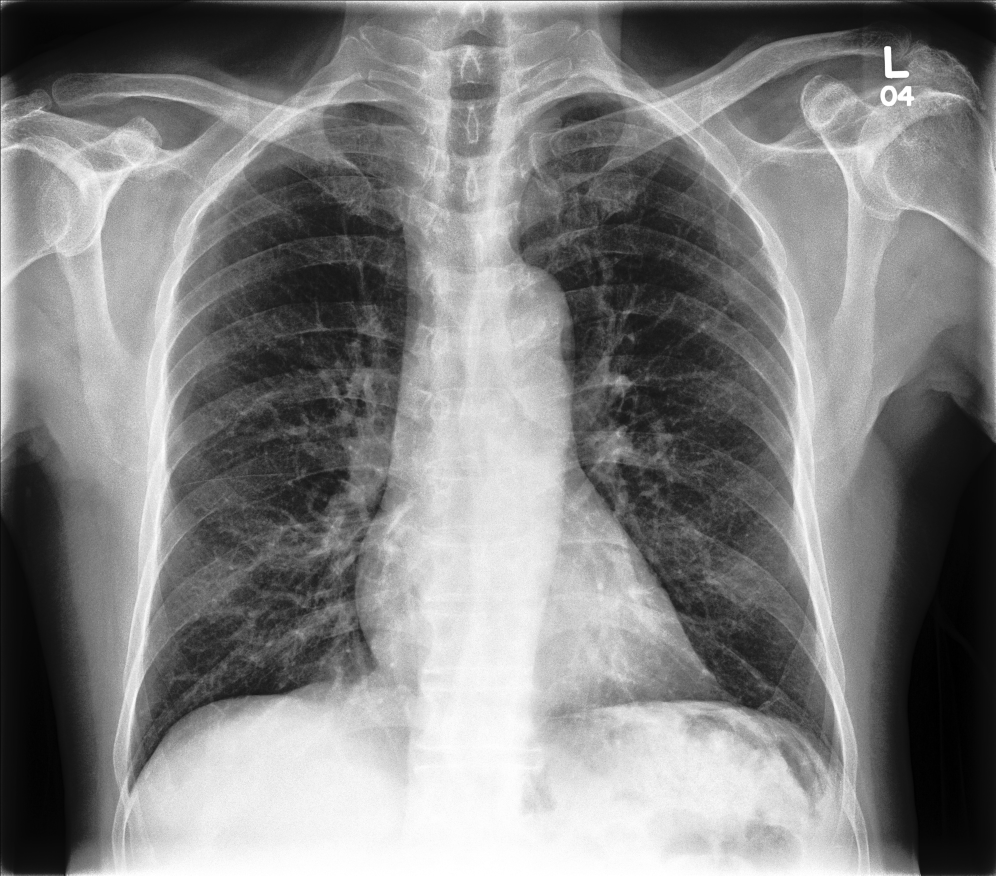
#> input picture train/pid01457/study1/view1_frontal.jpg, 1991 x 1751 px, found by its file name (shown at 1/2 size)
$ python experiment_1.py   (older library calls are emulated)
#> lines starting #> are read from the running program, lines starting #| are printed output that depends on the picture
### analysis_functions.py
# analysis_functions.py
#
# modules: scikit-learn, cv2 (OpenCV), NumPy, math, matplotlib
#
#
# lines are defined as a tuple, (top, bottom, point), where top/bottom = slope

import numpy as np
from sklearn.cluster import KMeans
from sklearn.linear_model import LinearRegression
from matplotlib import pyplot as plt
import cv2
import math


def canny(img, lower=100, upper=200, ap=5):
    im_canny = cv2.Canny(img, lower, upper, apertureSize=ap)
    return im_canny

# [19 lines left out: functions show, display_image, not called in this run]

def compare(im1, im2):
    from matplotlib import pyplot as plt
    f, (ax1, ax2) = plt.subplots(1, 2)
    ax1.imshow((im1))
    ax2.imshow((im2))
    f.show()
    plt.show()

def im_to_array(image):
    from PIL import Image
    import numpy as np
    I = Image.open(image)
#> I is the input picture: PIL image 1991x1751 L; min 0, max 255, mean 129.1
    I = np.array(I)
    return I

def arr_to_grayscale(arr):
    if len(np.shape(arr)) == 2:
        return np.float64(arr)
    im = np.uint8(arr)
    im = cv2.cvtColor(im, cv2.COLOR_BGR2GRAY)
    return np.float64(im)

def sobel(im):
    a = np.uint8(im)
    ksize = 3
    gX = cv2.Sobel(a, ddepth=cv2.CV_32F, dx=1, dy=0, ksize=ksize)
    gY = cv2.Sobel(a, ddepth=cv2.CV_32F, dx=0, dy=1, ksize=ksize)
    gX = cv2.convertScaleAbs(gX)
    gY = cv2.convertScaleAbs(gY)
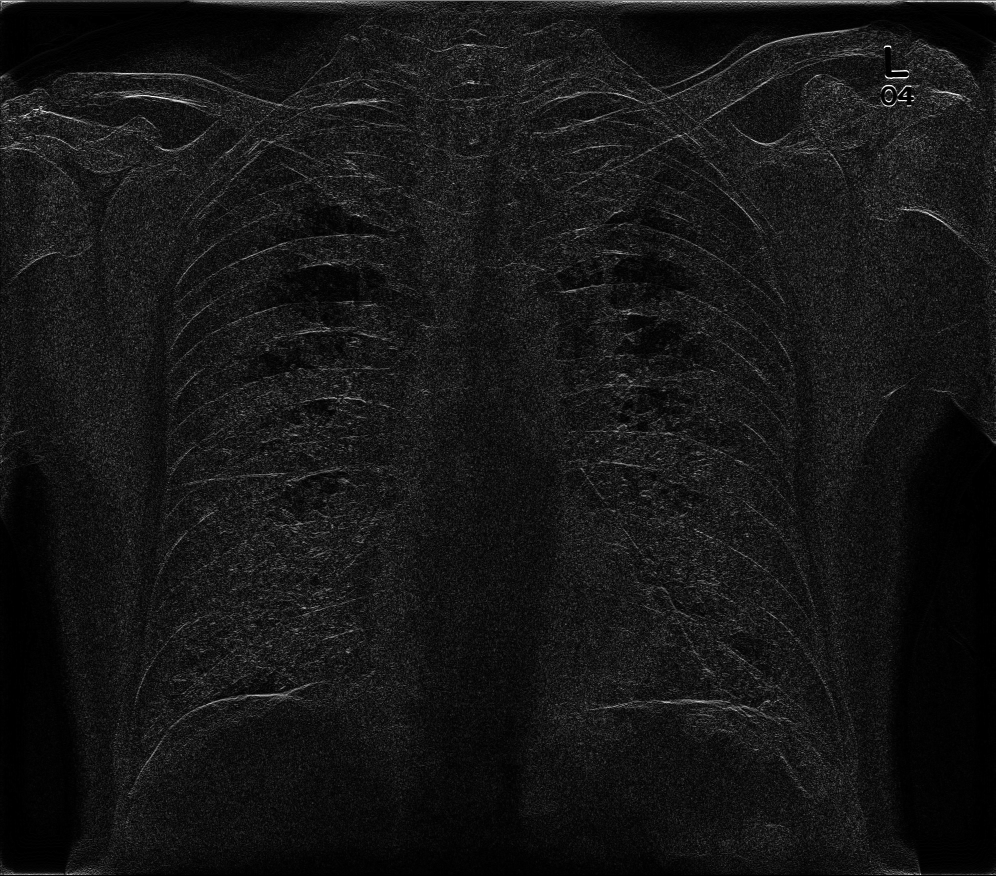
#> gY: shape (1751, 1991) (shown at 1/2 size); min 0, max 255, mean 21.7
    combined = cv2.addWeighted(gX, 0.5, gY, 0.5, 0)
    return combined

# [411 lines left out: functions remove_noise, edge_std, find_intercept, find_endpoints, get_line, draw_line and 14 more, not called in this run]

### experiment_1.py
import cv2
from sklearn.cluster import KMeans
import numpy as np
from matplotlib import pyplot as plt
from analysis_functions import *
import sys
from PIL import Image
import random
import skimage.exposure as skie
import sys

#r = input("Number: ")

image_name = "/Users/anigasan/Desktop/cs156bstuff/CS156b/train/pid01457/study1/view1_frontal.jpg"
output_file = "/Users/anigasan/Desktop/cs156bstuff/CS156b/I1.jpg"

im_original = im_to_array(image_name)
im = arr_to_grayscale(im_original)
im = np.uint8(im)

#im = im[317:]
#im = cv2.resize(im, (256, 256))
im_o = np.array(im)
im = sobel(im)

clahe = cv2.createCLAHE(clipLimit=80, tileGridSize=(10, 10))
final_img = clahe.apply(im_o) + 30
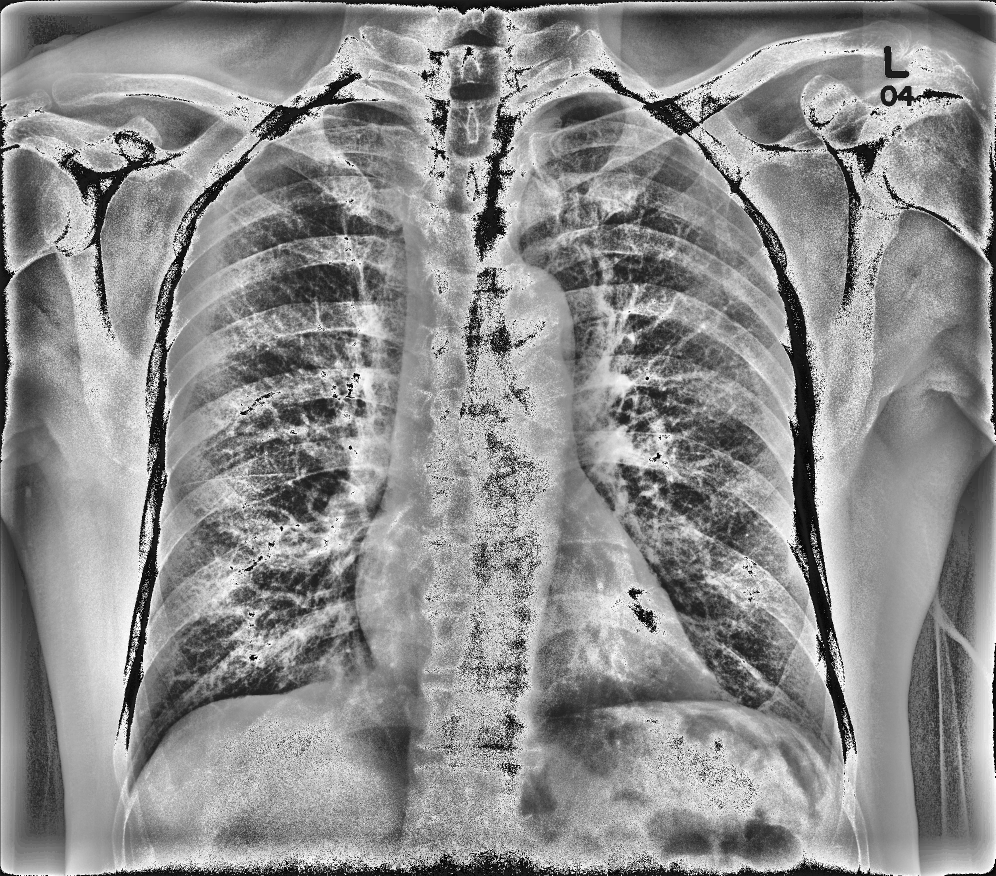
#> final_img: shape (1751, 1991) (shown at 1/2 size); min 0, max 255, mean 140.9
im2 = sobel(final_img)
#> in sobel (call 2), `gX = cv2.Sobel(a, ddepth=cv2.CV_32F, dx=1, dy=0, ksize=ksize)`:
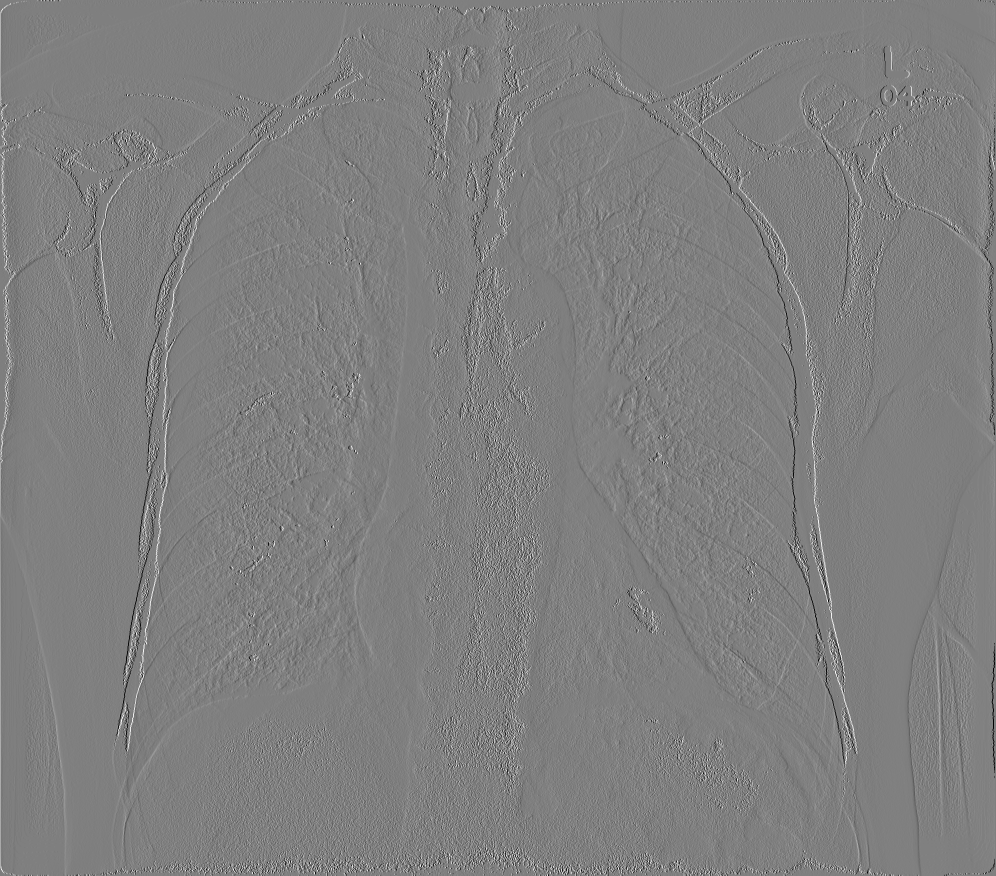
#> gX: shape (1751, 1991) float32 (shown at 1/2 size); min -1016, max 1015, mean 0.1; drawn with min black and max white
#> in sobel (call 2), `gX = cv2.convertScaleAbs(gX)`:
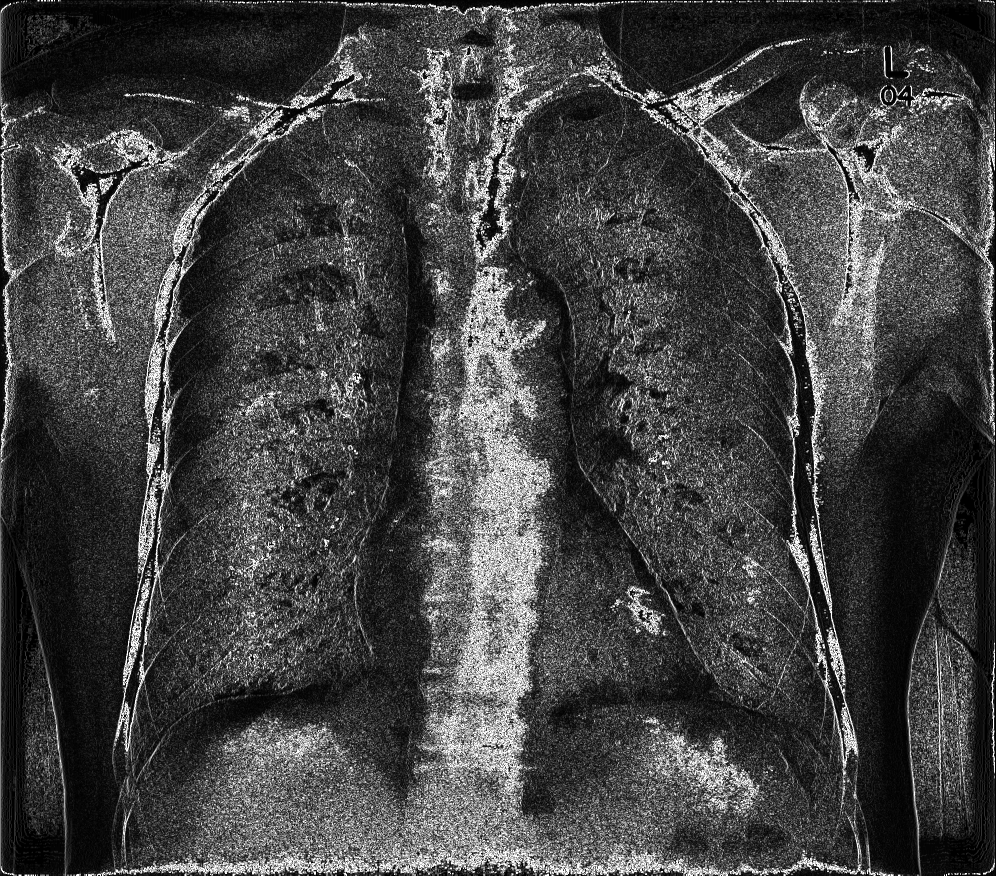
#> gX: shape (1751, 1991) (shown at 1/2 size); min 0, max 255, mean 66.4
#> in sobel (call 2), `combined = cv2.addWeighted(gX, 0.5, gY, 0.5, 0)`:
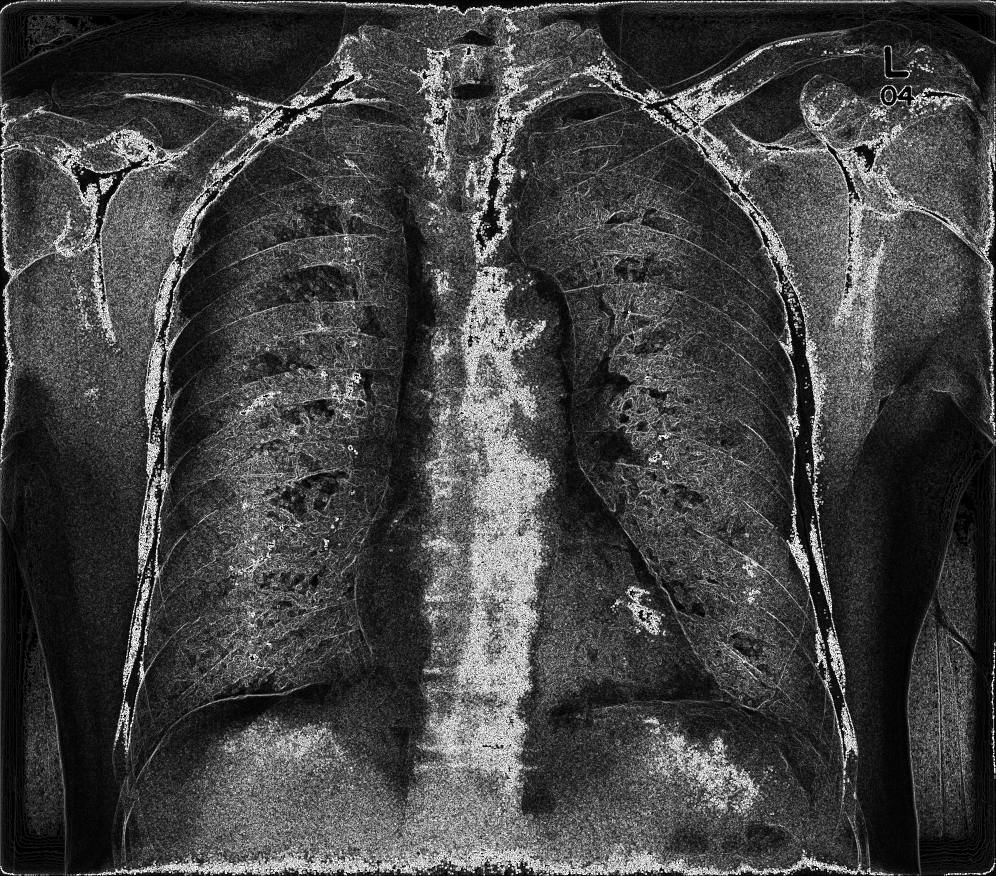
#> combined: shape (1751, 1991) (shown at 1/2 size); min 0, max 255, mean 66.5

compare(im_o, final_img)
compare(im, im2)
#display_image(im)
sys.exit()
#> (the program exits here)

$ run again, with train/pid01457/study1/view2_lateral.jpg copied over train/pid01457/study1/view1_frontal.jpg
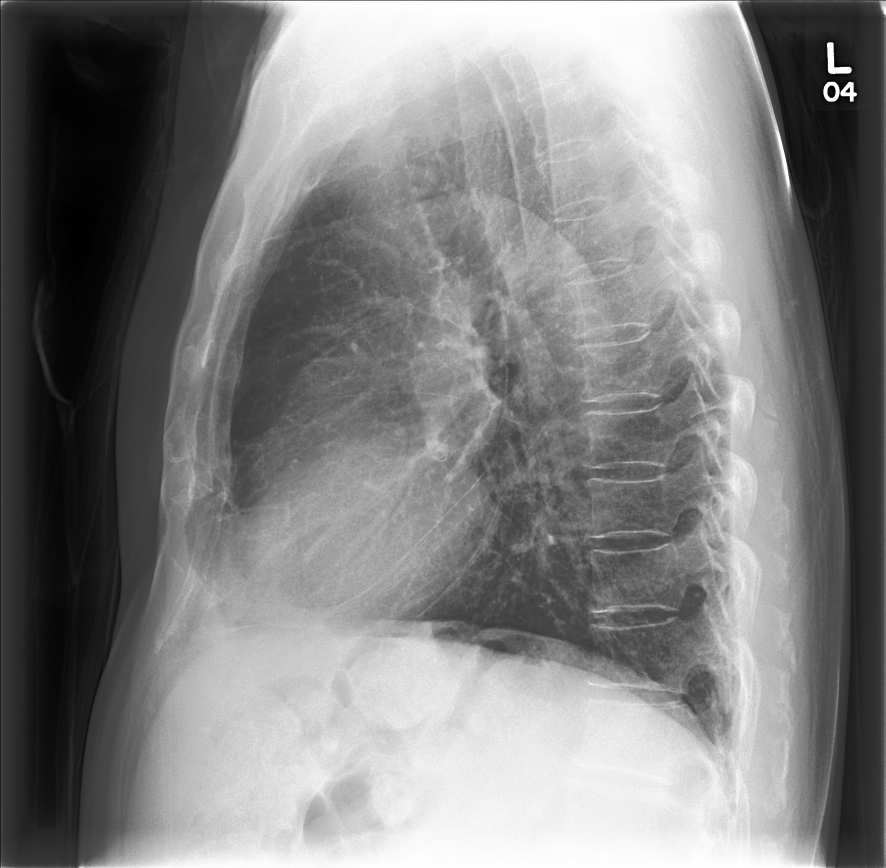
#> input picture train/pid01457/study1/view2_lateral.jpg, 1771 x 1736 px, found by its file name (shown at 1/2 size)
#> in im_to_array, I is the input picture: PIL image 1771x1736 L; min 0, max 255, mean 129.5
#> `final_img = clahe.apply(im_o) + 30`:
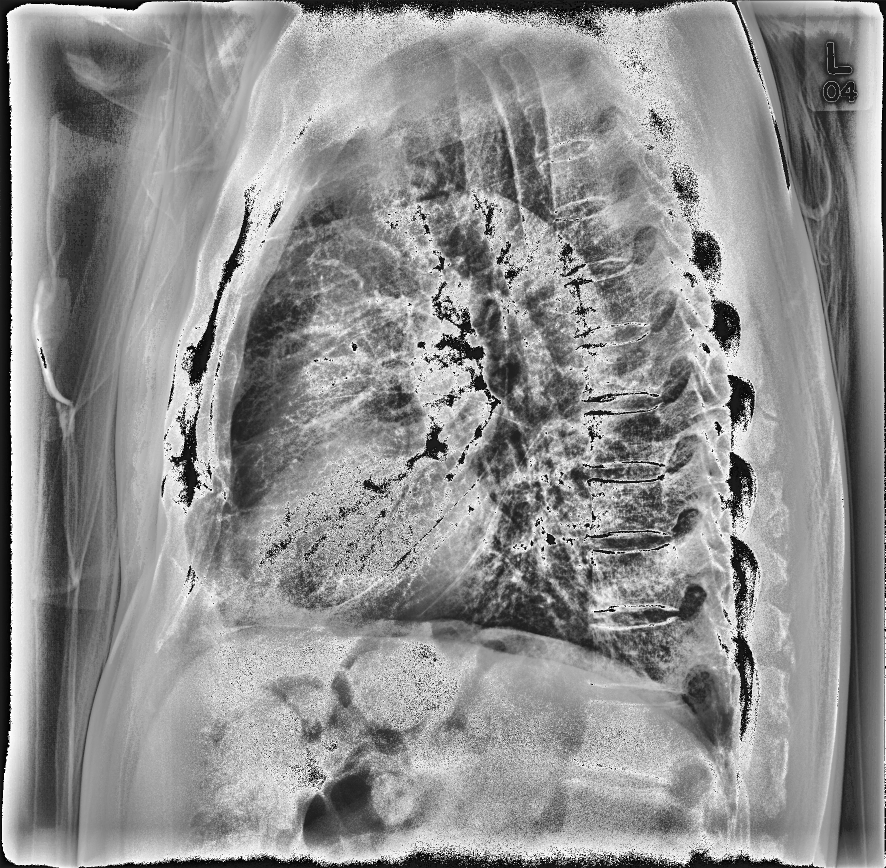
#> final_img: shape (1736, 1771) (shown at 1/2 size); min 0, max 255, mean 143.8
#> in sobel (call 2), `combined = cv2.addWeighted(gX, 0.5, gY, 0.5, 0)`:
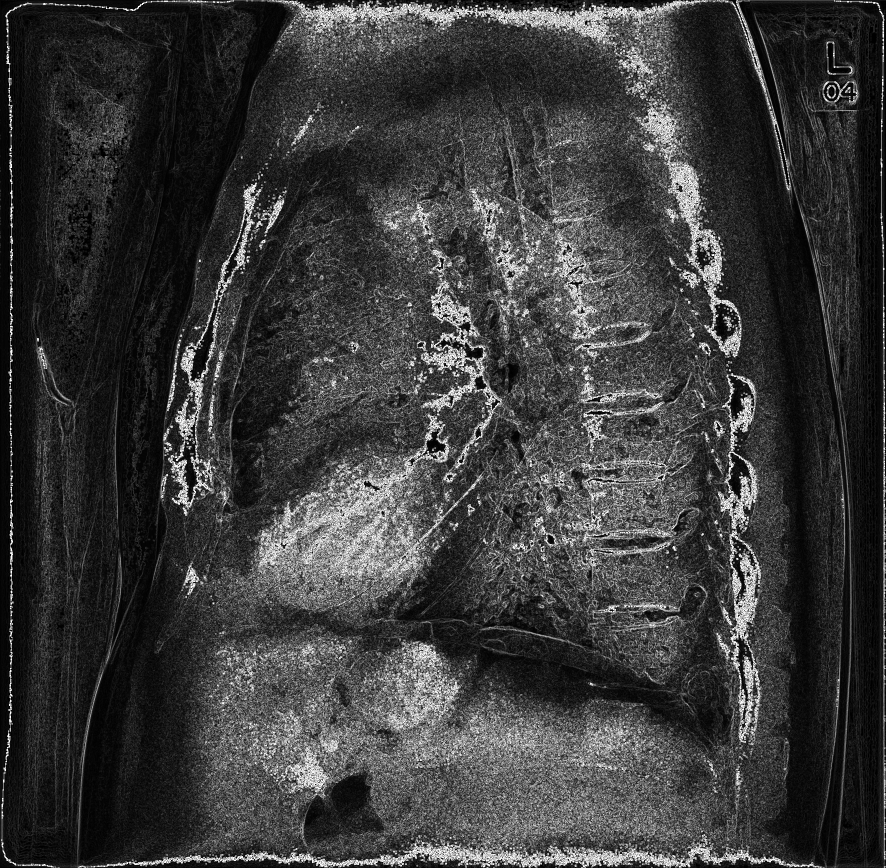
#> combined: shape (1736, 1771) (shown at 1/2 size); min 0, max 255, mean 58.5
